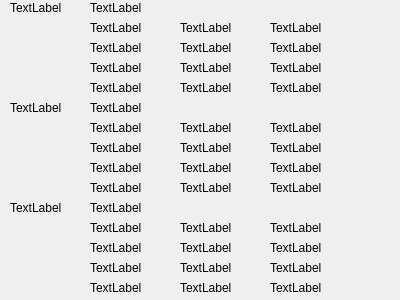
<?xml version="1.0" encoding="UTF-8"?>
<ui version="4.0">
 <class>book</class>
 <widget class="QWidget" name="book">
  <property name="geometry">
   <rect>
    <x>0</x>
    <y>0</y>
    <width>400</width>
    <height>300</height>
   </rect>
  </property>
  <property name="windowTitle">
   <string>Form</string>
  </property>
  <widget class="QLabel" name="labelname">
   <property name="geometry">
    <rect>
     <x>10</x>
     <y>0</y>
     <width>72</width>
     <height>15</height>
    </rect>
   </property>
   <property name="text">
    <string>TextLabel</string>
   </property>
  </widget>
  <widget class="QLabel" name="name">
   <property name="geometry">
    <rect>
     <x>90</x>
     <y>0</y>
     <width>72</width>
     <height>15</height>
    </rect>
   </property>
   <property name="text">
    <string>TextLabel</string>
   </property>
  </widget>
  <widget class="QLabel" name="labelhp">
   <property name="geometry">
    <rect>
     <x>90</x>
     <y>20</y>
     <width>72</width>
     <height>15</height>
    </rect>
   </property>
   <property name="text">
    <string>TextLabel</string>
   </property>
  </widget>
  <widget class="QLabel" name="labelat">
   <property name="geometry">
    <rect>
     <x>180</x>
     <y>20</y>
     <width>72</width>
     <height>15</height>
    </rect>
   </property>
   <property name="text">
    <string>TextLabel</string>
   </property>
  </widget>
  <widget class="QLabel" name="labeldf">
   <property name="geometry">
    <rect>
     <x>270</x>
     <y>20</y>
     <width>72</width>
     <height>15</height>
    </rect>
   </property>
   <property name="text">
    <string>TextLabel</string>
   </property>
  </widget>
  <widget class="QLabel" name="hp">
   <property name="geometry">
    <rect>
     <x>90</x>
     <y>40</y>
     <width>72</width>
     <height>15</height>
    </rect>
   </property>
   <property name="text">
    <string>TextLabel</string>
   </property>
  </widget>
  <widget class="QLabel" name="at">
   <property name="geometry">
    <rect>
     <x>180</x>
     <y>40</y>
     <width>72</width>
     <height>15</height>
    </rect>
   </property>
   <property name="text">
    <string>TextLabel</string>
   </property>
  </widget>
  <widget class="QLabel" name="df">
   <property name="geometry">
    <rect>
     <x>270</x>
     <y>40</y>
     <width>72</width>
     <height>15</height>
    </rect>
   </property>
   <property name="text">
    <string>TextLabel</string>
   </property>
  </widget>
  <widget class="QLabel" name="labeldam">
   <property name="geometry">
    <rect>
     <x>90</x>
     <y>60</y>
     <width>72</width>
     <height>15</height>
    </rect>
   </property>
   <property name="text">
    <string>TextLabel</string>
   </property>
  </widget>
  <widget class="QLabel" name="labelexp">
   <property name="geometry">
    <rect>
     <x>180</x>
     <y>60</y>
     <width>72</width>
     <height>15</height>
    </rect>
   </property>
   <property name="text">
    <string>TextLabel</string>
   </property>
  </widget>
  <widget class="QLabel" name="labelgold">
   <property name="geometry">
    <rect>
     <x>270</x>
     <y>60</y>
     <width>72</width>
     <height>15</height>
    </rect>
   </property>
   <property name="text">
    <string>TextLabel</string>
   </property>
  </widget>
  <widget class="QLabel" name="damage">
   <property name="geometry">
    <rect>
     <x>90</x>
     <y>80</y>
     <width>72</width>
     <height>15</height>
    </rect>
   </property>
   <property name="text">
    <string>TextLabel</string>
   </property>
  </widget>
  <widget class="QLabel" name="exp">
   <property name="geometry">
    <rect>
     <x>180</x>
     <y>80</y>
     <width>72</width>
     <height>15</height>
    </rect>
   </property>
   <property name="text">
    <string>TextLabel</string>
   </property>
  </widget>
  <widget class="QLabel" name="gold">
   <property name="geometry">
    <rect>
     <x>270</x>
     <y>80</y>
     <width>72</width>
     <height>15</height>
    </rect>
   </property>
   <property name="text">
    <string>TextLabel</string>
   </property>
  </widget>
  <widget class="QLabel" name="name_2">
   <property name="geometry">
    <rect>
     <x>90</x>
     <y>100</y>
     <width>72</width>
     <height>15</height>
    </rect>
   </property>
   <property name="text">
    <string>TextLabel</string>
   </property>
  </widget>
  <widget class="QLabel" name="exp_2">
   <property name="geometry">
    <rect>
     <x>180</x>
     <y>180</y>
     <width>72</width>
     <height>15</height>
    </rect>
   </property>
   <property name="text">
    <string>TextLabel</string>
   </property>
  </widget>
  <widget class="QLabel" name="labeldf_2">
   <property name="geometry">
    <rect>
     <x>270</x>
     <y>120</y>
     <width>72</width>
     <height>15</height>
    </rect>
   </property>
   <property name="text">
    <string>TextLabel</string>
   </property>
  </widget>
  <widget class="QLabel" name="hp_2">
   <property name="geometry">
    <rect>
     <x>90</x>
     <y>140</y>
     <width>72</width>
     <height>15</height>
    </rect>
   </property>
   <property name="text">
    <string>TextLabel</string>
   </property>
  </widget>
  <widget class="QLabel" name="df_2">
   <property name="geometry">
    <rect>
     <x>270</x>
     <y>140</y>
     <width>72</width>
     <height>15</height>
    </rect>
   </property>
   <property name="text">
    <string>TextLabel</string>
   </property>
  </widget>
  <widget class="QLabel" name="labelgold_2">
   <property name="geometry">
    <rect>
     <x>270</x>
     <y>160</y>
     <width>72</width>
     <height>15</height>
    </rect>
   </property>
   <property name="text">
    <string>TextLabel</string>
   </property>
  </widget>
  <widget class="QLabel" name="at_2">
   <property name="geometry">
    <rect>
     <x>180</x>
     <y>140</y>
     <width>72</width>
     <height>15</height>
    </rect>
   </property>
   <property name="text">
    <string>TextLabel</string>
   </property>
  </widget>
  <widget class="QLabel" name="labelhp_2">
   <property name="geometry">
    <rect>
     <x>90</x>
     <y>120</y>
     <width>72</width>
     <height>15</height>
    </rect>
   </property>
   <property name="text">
    <string>TextLabel</string>
   </property>
  </widget>
  <widget class="QLabel" name="labeldam_2">
   <property name="geometry">
    <rect>
     <x>90</x>
     <y>160</y>
     <width>72</width>
     <height>15</height>
    </rect>
   </property>
   <property name="text">
    <string>TextLabel</string>
   </property>
  </widget>
  <widget class="QLabel" name="labelat_2">
   <property name="geometry">
    <rect>
     <x>180</x>
     <y>120</y>
     <width>72</width>
     <height>15</height>
    </rect>
   </property>
   <property name="text">
    <string>TextLabel</string>
   </property>
  </widget>
  <widget class="QLabel" name="labelexp_2">
   <property name="geometry">
    <rect>
     <x>180</x>
     <y>160</y>
     <width>72</width>
     <height>15</height>
    </rect>
   </property>
   <property name="text">
    <string>TextLabel</string>
   </property>
  </widget>
  <widget class="QLabel" name="damage_2">
   <property name="geometry">
    <rect>
     <x>90</x>
     <y>180</y>
     <width>72</width>
     <height>15</height>
    </rect>
   </property>
   <property name="text">
    <string>TextLabel</string>
   </property>
  </widget>
  <widget class="QLabel" name="labelname_2">
   <property name="geometry">
    <rect>
     <x>10</x>
     <y>100</y>
     <width>72</width>
     <height>15</height>
    </rect>
   </property>
   <property name="text">
    <string>TextLabel</string>
   </property>
  </widget>
  <widget class="QLabel" name="gold_2">
   <property name="geometry">
    <rect>
     <x>270</x>
     <y>180</y>
     <width>72</width>
     <height>15</height>
    </rect>
   </property>
   <property name="text">
    <string>TextLabel</string>
   </property>
  </widget>
  <widget class="QLabel" name="name_3">
   <property name="geometry">
    <rect>
     <x>90</x>
     <y>200</y>
     <width>72</width>
     <height>15</height>
    </rect>
   </property>
   <property name="text">
    <string>TextLabel</string>
   </property>
  </widget>
  <widget class="QLabel" name="exp_3">
   <property name="geometry">
    <rect>
     <x>180</x>
     <y>280</y>
     <width>72</width>
     <height>15</height>
    </rect>
   </property>
   <property name="text">
    <string>TextLabel</string>
   </property>
  </widget>
  <widget class="QLabel" name="labeldf_3">
   <property name="geometry">
    <rect>
     <x>270</x>
     <y>220</y>
     <width>72</width>
     <height>15</height>
    </rect>
   </property>
   <property name="text">
    <string>TextLabel</string>
   </property>
  </widget>
  <widget class="QLabel" name="hp_3">
   <property name="geometry">
    <rect>
     <x>90</x>
     <y>240</y>
     <width>72</width>
     <height>15</height>
    </rect>
   </property>
   <property name="text">
    <string>TextLabel</string>
   </property>
  </widget>
  <widget class="QLabel" name="df_3">
   <property name="geometry">
    <rect>
     <x>270</x>
     <y>240</y>
     <width>72</width>
     <height>15</height>
    </rect>
   </property>
   <property name="text">
    <string>TextLabel</string>
   </property>
  </widget>
  <widget class="QLabel" name="labelgold_3">
   <property name="geometry">
    <rect>
     <x>270</x>
     <y>260</y>
     <width>72</width>
     <height>15</height>
    </rect>
   </property>
   <property name="text">
    <string>TextLabel</string>
   </property>
  </widget>
  <widget class="QLabel" name="at_3">
   <property name="geometry">
    <rect>
     <x>180</x>
     <y>240</y>
     <width>72</width>
     <height>15</height>
    </rect>
   </property>
   <property name="text">
    <string>TextLabel</string>
   </property>
  </widget>
  <widget class="QLabel" name="labelhp_3">
   <property name="geometry">
    <rect>
     <x>90</x>
     <y>220</y>
     <width>72</width>
     <height>15</height>
    </rect>
   </property>
   <property name="text">
    <string>TextLabel</string>
   </property>
  </widget>
  <widget class="QLabel" name="labeldam_3">
   <property name="geometry">
    <rect>
     <x>90</x>
     <y>260</y>
     <width>72</width>
     <height>15</height>
    </rect>
   </property>
   <property name="text">
    <string>TextLabel</string>
   </property>
  </widget>
  <widget class="QLabel" name="labelat_3">
   <property name="geometry">
    <rect>
     <x>180</x>
     <y>220</y>
     <width>72</width>
     <height>15</height>
    </rect>
   </property>
   <property name="text">
    <string>TextLabel</string>
   </property>
  </widget>
  <widget class="QLabel" name="labelexp_3">
   <property name="geometry">
    <rect>
     <x>180</x>
     <y>260</y>
     <width>72</width>
     <height>15</height>
    </rect>
   </property>
   <property name="text">
    <string>TextLabel</string>
   </property>
  </widget>
  <widget class="QLabel" name="damage_3">
   <property name="geometry">
    <rect>
     <x>90</x>
     <y>280</y>
     <width>72</width>
     <height>15</height>
    </rect>
   </property>
   <property name="text">
    <string>TextLabel</string>
   </property>
  </widget>
  <widget class="QLabel" name="labelname_3">
   <property name="geometry">
    <rect>
     <x>10</x>
     <y>200</y>
     <width>72</width>
     <height>15</height>
    </rect>
   </property>
   <property name="text">
    <string>TextLabel</string>
   </property>
  </widget>
  <widget class="QLabel" name="gold_3">
   <property name="geometry">
    <rect>
     <x>270</x>
     <y>280</y>
     <width>72</width>
     <height>15</height>
    </rect>
   </property>
   <property name="text">
    <string>TextLabel</string>
   </property>
  </widget>
  <widget class="QLabel" name="pic">
   <property name="geometry">
    <rect>
     <x>20</x>
     <y>20</y>
     <width>51</width>
     <height>41</height>
    </rect>
   </property>
   <property name="text">
    <string/>
   </property>
  </widget>
  <widget class="QLabel" name="pic_2">
   <property name="geometry">
    <rect>
     <x>20</x>
     <y>120</y>
     <width>51</width>
     <height>41</height>
    </rect>
   </property>
   <property name="text">
    <string/>
   </property>
  </widget>
  <widget class="QLabel" name="pic_3">
   <property name="geometry">
    <rect>
     <x>20</x>
     <y>220</y>
     <width>51</width>
     <height>41</height>
    </rect>
   </property>
   <property name="text">
    <string/>
   </property>
  </widget>
 </widget>
 <resources/>
 <connections/>
</ui>
